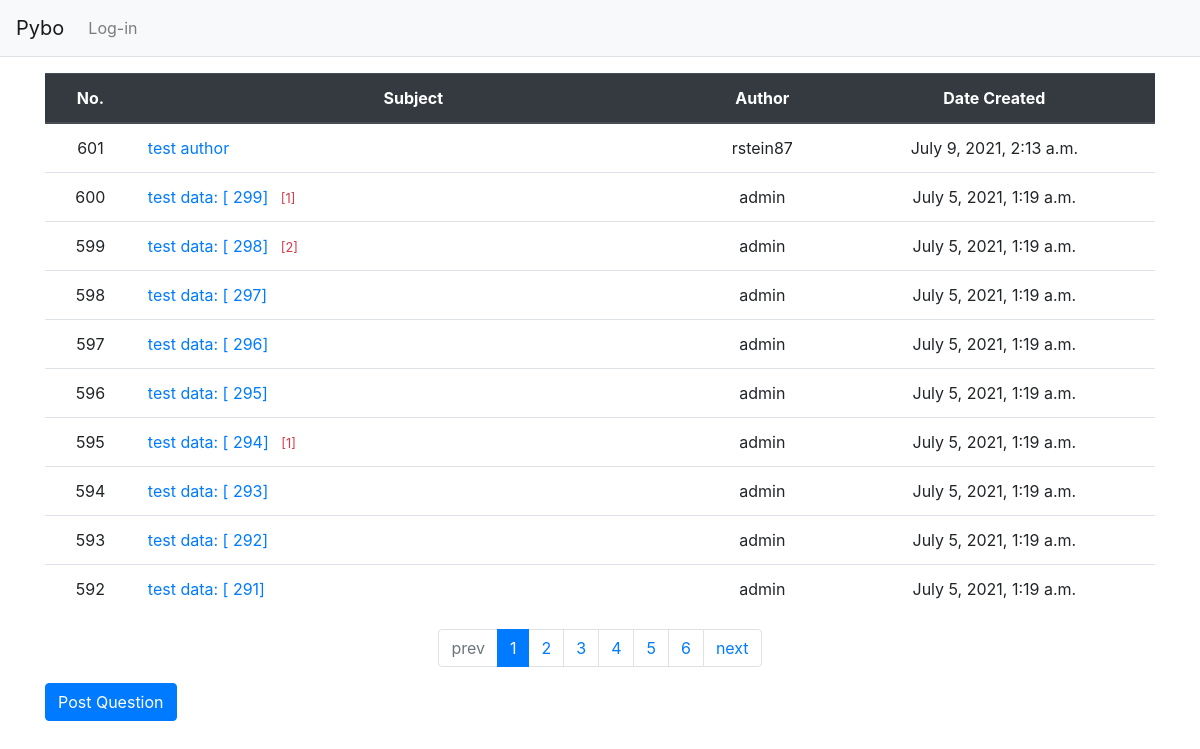
The app's page /, older data.
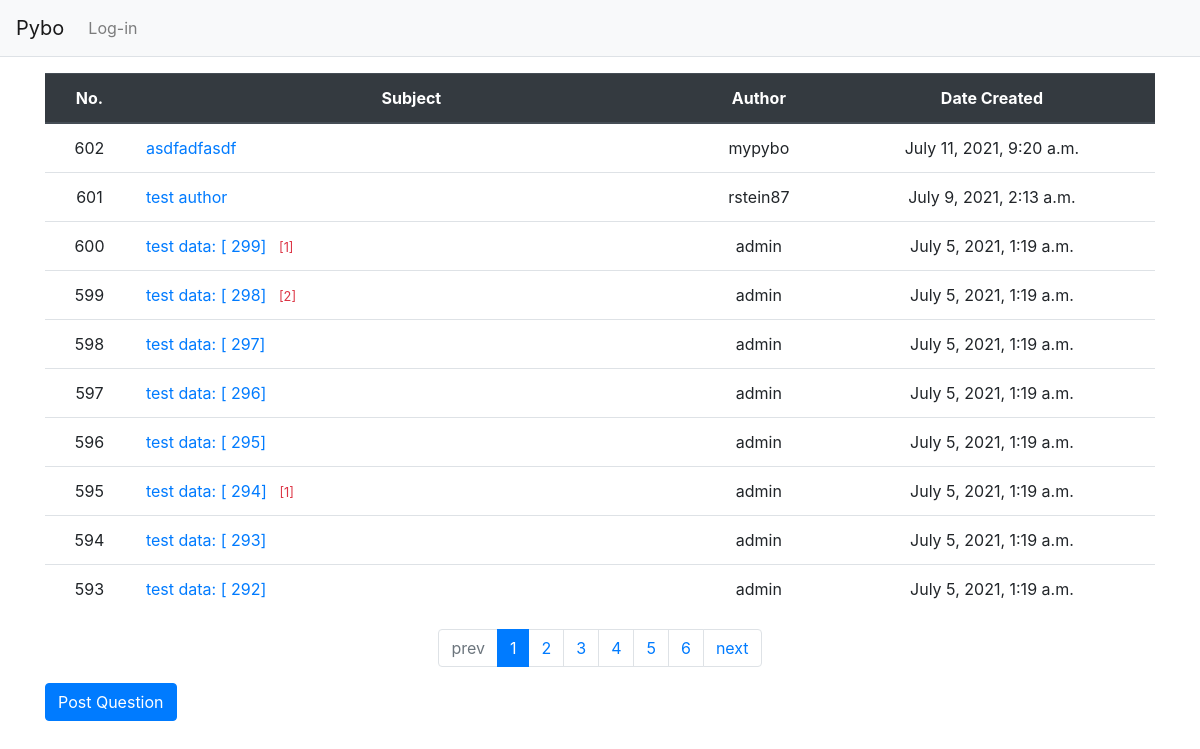
The same page, newer data.
### pybo/models.py (models this page shows, shortened)
class Question(models.Model):
    subject = models.CharField(max_length=200)
    content = models.TextField()
    author = models.ForeignKey(User, on_delete=models.CASCADE)
    create_date = models.DateTimeField()
    modify_date = models.DateTimeField(null=True, blank=True)

### pybo/views.py (the view)
# urls.py: path('', views.index, name='index'),
def index(request):
    page = request.GET.get('page', '1')
    question_list = Question.objects.order_by('-create_date')
    paginator = Paginator(question_list, 10)
    page_obj = paginator.get_page(page)
    context = {'question_list': page_obj}
    return render(request, 'pybo/question_list.html', context)

### pybo/templatetags/pybo_filter.py (called while the page is built)
@register.filter
def sub(value, arg):
    return value - arg

### templates/pybo/question_list.html (shortened to what this page needs)
{% extends 'base.html' %}
{% load pybo_filter %}
{% block content %}
<div class="container my-3">
    <table class="table">
        <thead>
        <tr class="text-center thead-dark">
            <th>No.</th>
            <th style="width:50%">Subject</th>
            <th>Author</th>
            <th>Date Created</th>
        </tr>
        </thead>
        <tbody>
        {% if question_list %}
            {% for question in question_list %}
            <tr class="text-center">
                <td>
                    {{ question_list.paginator.count|sub:question_list.start_index|sub:forloop.counter0|add:1 }}
                </td>
                <td class="text-left">
                    <a href="{% url 'pybo:detail' question.id %}">{{ question.subject }}</a>
                    {% if question.answer_set.count > 0 %}
                    <span class="text-danger small ml-2">[{{ question.answer_set.count }}]</span>
                    {% endif %}
                </td>
                <td>{{ question.author.username }}</td>
                <td>{{ question.create_date }}</td>
            </tr>
            {% endfor %}
        {% else %}
            <tr>
                <td>There are no questions</td>
            </tr>
        {% endif %}
        </tbody>
    </table>
    <ul class="pagination justify-content-center">
        {% if question_list.has_previous %}
        <li class="page-item">
        <a class="page-link" href="?page={{ question_list.previous_page_number }}">prev</a>
        </li>
        {% else %}
        <li class="page-item disabled">
            <a class="page-link" tabindex="-1" aria-disabled="true" href="#">prev</a>
        </li>
        {% endif %}
        {% for page_number in question_list.paginator.page_range %}
        {% if page_number >= question_list.number|add:-5 and page_number <= question_list.number|add:5 %}
            {% if page_number == question_list.number %}
            <li class="page-item active" aria-current="page">
                <a class="page-link" href="?page{{ page_number }}">{{ page_number }}</a>
            </li>
            {% else %}
            <li class="page-item">
                <a class="page-link" href="?page={{ page_number }}">{{ page_number }}</a>
            </li>
            {% endif %}
        {% endif %}
        {% endfor %}
        {% if question_list.has_next %}
        <li class="page-item">
            <a class="page-link" href="?page={{ question_list.next_page_number }}">next</a>
        </li>
        {% else %}
        <li class="page-item disabled">
            <a class="page-link" tabindex="-1" aria-disabled="true" href="#">next</a>
        </li>
        {% endif %}
    </ul>
    <a href="{% url 'pybo:question_create' %}" class="btn btn-primary">Post Question</a>
</div>
{% endblock %}

Row changes from the older to the newer data that the page shows:
no longer on this page (row unchanged): Question: paginator.count|sub "592", subject "test data: [ 291]", author.username "admin", create_date "July 5, 2021, 1:19 a.m."
added Question: paginator.count|sub "602", subject "asdfadfasdf", author.username "mypybo", create_date "July 11, 2021, 9:20 a.m."
